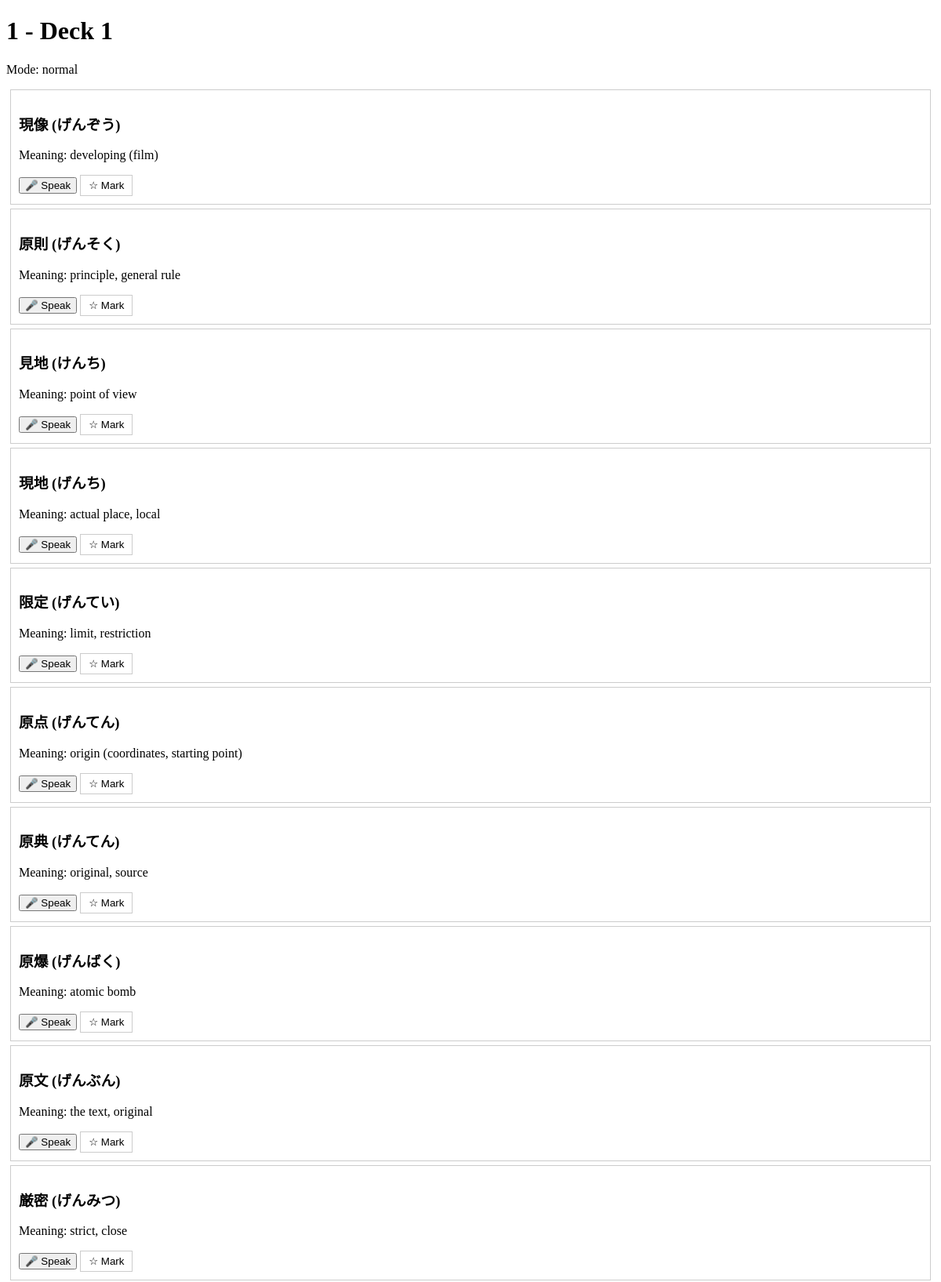
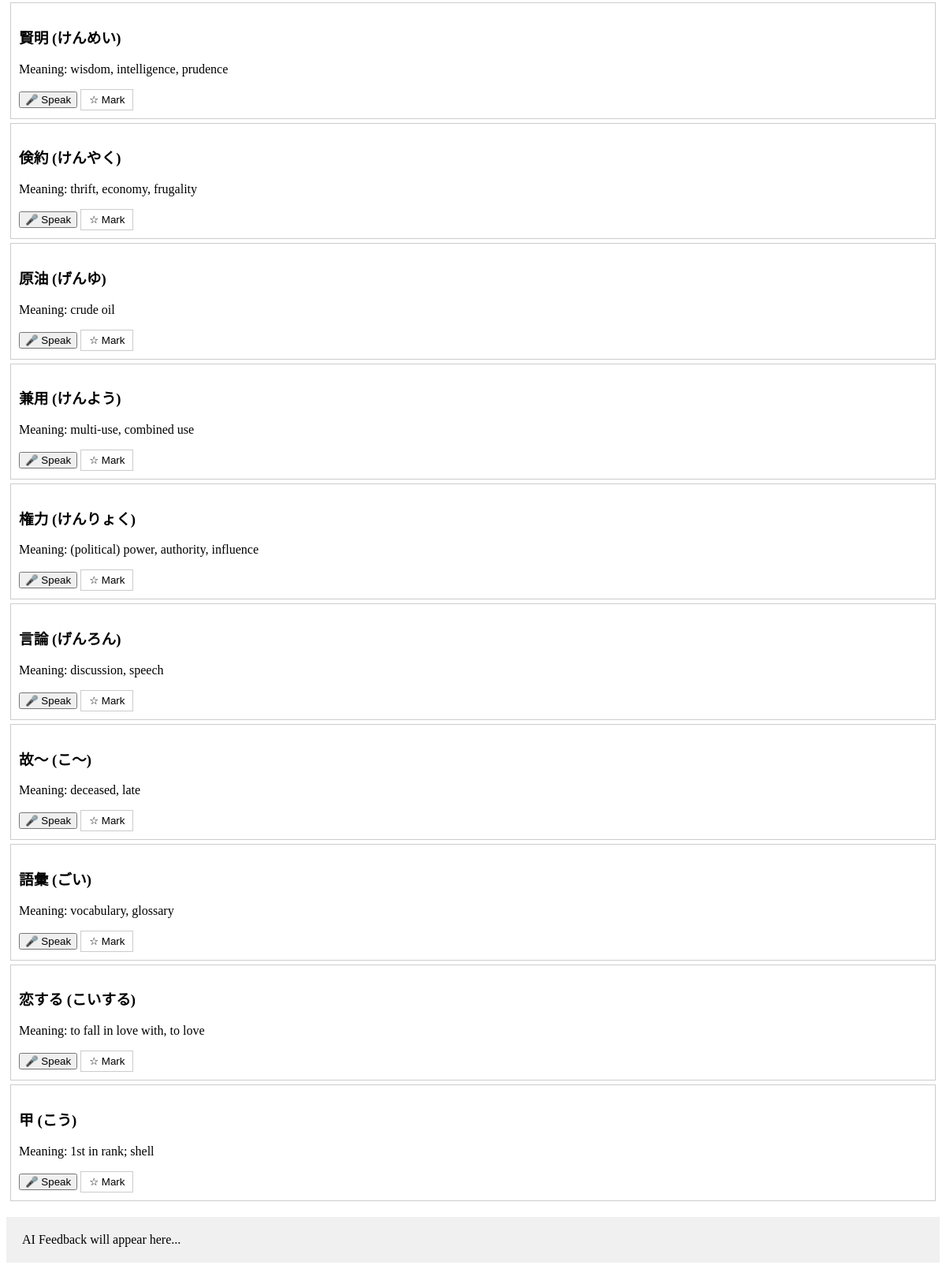
Page /session/1/0?mode=normal on the committed database (2 pictures, top to bottom).
### tables this page shows
CREATE TABLE words (
            id INTEGER PRIMARY KEY AUTOINCREMENT,
            original TEXT,
            furigana TEXT,
            english TEXT,
            jlpt_level INTEGER,
            is_marked INTEGER DEFAULT 0
        );

### app.py (the view)
@app.route('/session/<jlpt_level>/<int:deck_id>') # Removed 'int:' from jlpt_level
def game_session(jlpt_level, deck_id):
    mode = request.args.get('mode', 'normal')
    try:
        level_num = int(''.join(filter(str.isdigit, jlpt_level)))
    except ValueError:
        return "Invalid Level Format", 400
    words = get_words_by_deck(level_num, deck_id)
    return render_template('session.html',
                           level=jlpt_level,
                           level_num=level_num,
                           deck_id=deck_id,
                           words=words,
                           mode=mode)

### database/db_handler.py (called while the page is built)
def get_db_connection():
    conn = sqlite3.connect(DB_PATH)
    conn.row_factory = sqlite3.Row  # This allows us to access columns by name
    return conn

def get_words_by_deck(level_num, deck_id):
    conn = get_db_connection()
    cursor = conn.cursor()
    limit = 20
    offset = deck_id * 20
    cursor.execute('SELECT * FROM words WHERE jlpt_level = ? LIMIT ? OFFSET ?',
                   (level_num, limit, offset))
    words = [dict(row) for row in cursor.fetchall()]
    conn.close()
    return words

### templates/session.html (shortened to what this page needs)
<!DOCTYPE html>
<html>
<head>
</head>
<body>
    <h1>{{ level.upper() }} - Deck {{ deck_id + 1 }}</h1>
    <p>Mode: {{ mode }}</p>
    <div id="quiz-container">
        {% for word in words %}
        <div class="word-card" style="border: 1px solid #ccc; padding: 10px; margin: 5px;">
            <h3>{{ word.original }} ({{ word.furigana }})</h3>
            <p>Meaning: {{ word.english }}</p>
            <button onclick="sendVoiceSample('{{ word.original }}')">🎤 Speak</button>
            <button
                id="mark-btn-{{ word.id }}"
                onclick="toggleMark('{{ word.id }}', this)"
                class="mark-btn {{ 'is-marked' if word.is_marked else '' }}">
                {{ '⭐ Marked' if word.is_marked else '☆ Mark' }}
            </button>
        </div>
        {% endfor %}
    </div>
    <div id="feedback-box" style="background: #f0f0f0; padding: 20px; margin-top: 20px;">
        AI Feedback will appear here...
    </div>
</body>
</html>

### templates/session.html (style rules this page uses)
.mark-btn { background-color: white; border: 1px solid #ccc; padding: 5px 10px; cursor: pointer; transition: background-color 0.2s; }

### rows in the picture
words: original "現像", furigana "げんぞう", english "developing (film)", is_marked "☆ Mark"
words: original "原則", furigana "げんそく", english "principle, general rule", is_marked "☆ Mark"
words: original "見地", furigana "けんち", english "point of view", is_marked "☆ Mark"
words: original "現地", furigana "げんち", english "actual place, local", is_marked "☆ Mark"
words: original "限定", furigana "げんてい", english "limit, restriction", is_marked "☆ Mark"
words: original "原点", furigana "げんてん", english "origin (coordinates, starting point)", is_marked "☆ Mark"
words: original "原典", furigana "げんてん", english "original, source", is_marked "☆ Mark"
words: original "原爆", furigana "げんばく", english "atomic bomb", is_marked "☆ Mark"
words: original "原文", furigana "げんぶん", english "the text, original", is_marked "☆ Mark"
words: original "厳密", furigana "げんみつ", english "strict, close", is_marked "☆ Mark"
words: original "賢明", furigana "けんめい", english "wisdom, intelligence, prudence", is_marked "☆ Mark"
words: original "倹約", furigana "けんやく", english "thrift, economy, frugality", is_marked "☆ Mark"
words: original "原油", furigana "げんゆ", english "crude oil", is_marked "☆ Mark"
words: original "兼用", furigana "けんよう", english "multi-use, combined use", is_marked "☆ Mark"
words: original "権力", furigana "けんりょく", english "(political) power, authority, influence", is_marked "☆ Mark"
words: original "言論", furigana "げんろん", english "discussion, speech", is_marked "☆ Mark"
words: original "故～", furigana "こ～", english "deceased, late", is_marked "☆ Mark"
words: original "語彙", furigana "ごい", english "vocabulary, glossary", is_marked "☆ Mark"
words: original "恋する", furigana "こいする", english "to fall in love with, to love", is_marked "☆ Mark"
words: original "甲", furigana "こう", english "1st in rank; shell", is_marked "☆ Mark"

### other values in the picture
{{ level.upper() }} "1"
{{ deck_id + 1 }} "1"
{{ mode }} "normal"
